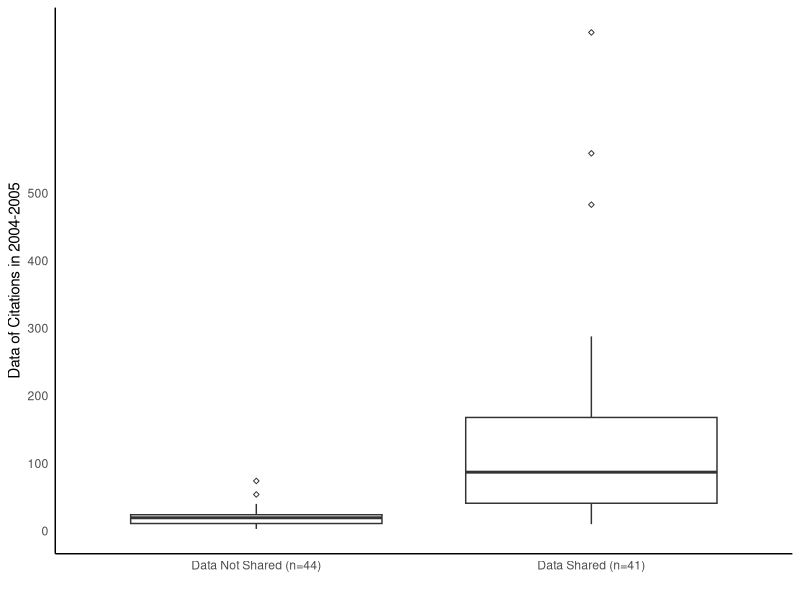

This chart was generated by the following R code:
## ---- chunk 1
#Load packages
library(dplyr)
library(ggplot2)

#Load and view the data
dryadData <- read.csv(file="Data/piwowarrawdata.csv", header=T, sep=',') 
glimpse(dryadData)
df <- dryadData %>%
  select(Number.of.Citations.during.2004.2005, Is.the.microarray.data.publicly.available)
View(df)

#Clean the data
df2 <- df[!is.na(df$Number.of.Citations.during.2004.2005),]
View(df2)

#Make the boxplot
plot <- ggplot(data=df2, aes(x=factor(Is.the.microarray.data.publicly.available), y=Number.of.Citations.during.2004.2005)) + 
  geom_boxplot(fill="white", outlier.size = 1, outlier.shape = 5, whisklty=9) +
  scale_x_discrete(labels=(c("Data Not Shared (n=44)","Data Shared (n=41)"))) + 
  ylab("Data of Citations in 2004-2005") + ylim(0,500)+ scale_y_continuous(breaks = c(0,100,200,300, 400,500))

plot + theme_minimal() + labs(x="") + theme(axis.line = element_line(color='black'),
    plot.background = element_blank(),
    panel.grid.minor = element_blank(),
    panel.grid.major = element_blank())

###use outlier.shape and size to change data point shape/size in box&whisker plot

